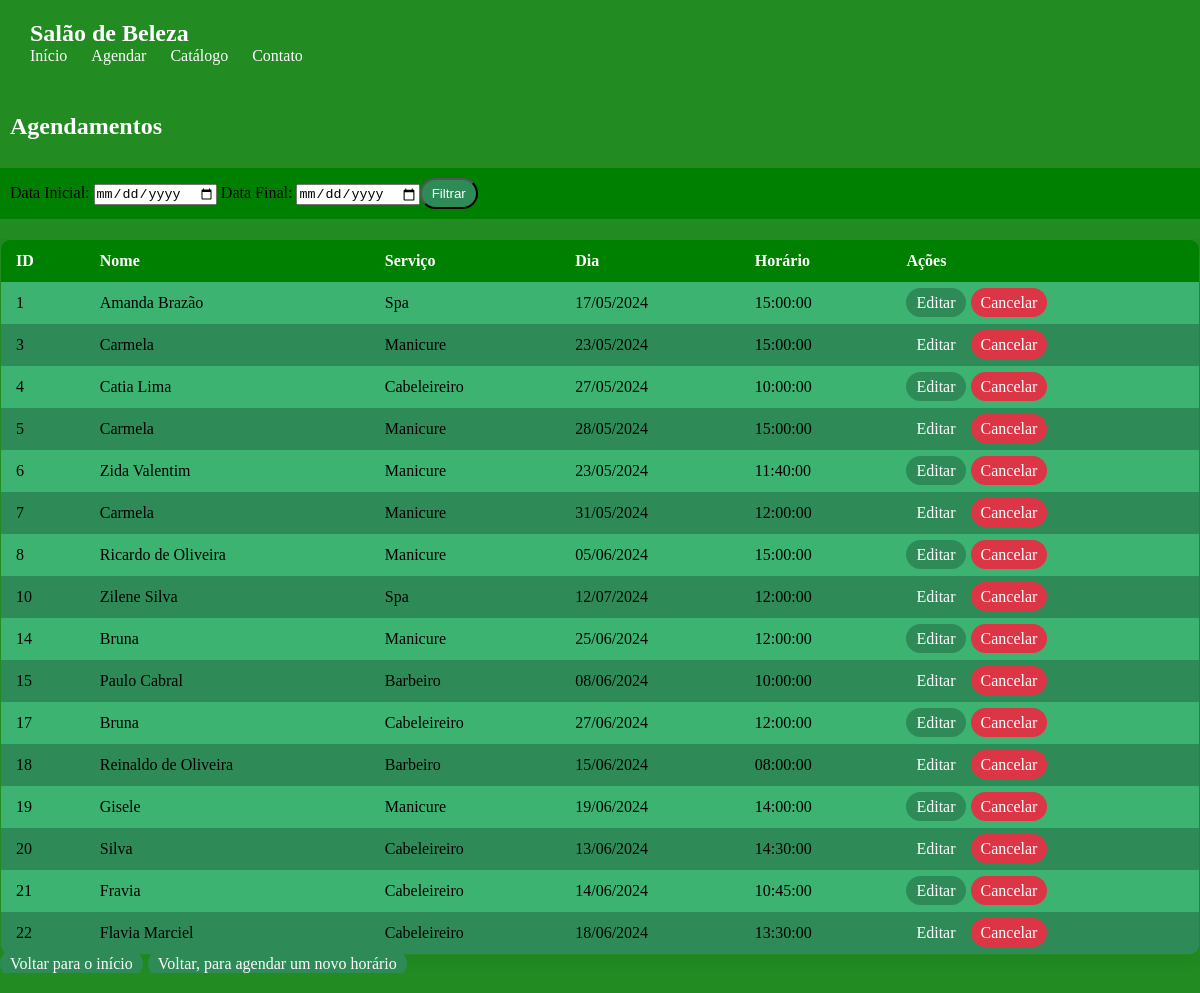
/most.php, run on an earlier commit of the app's database.
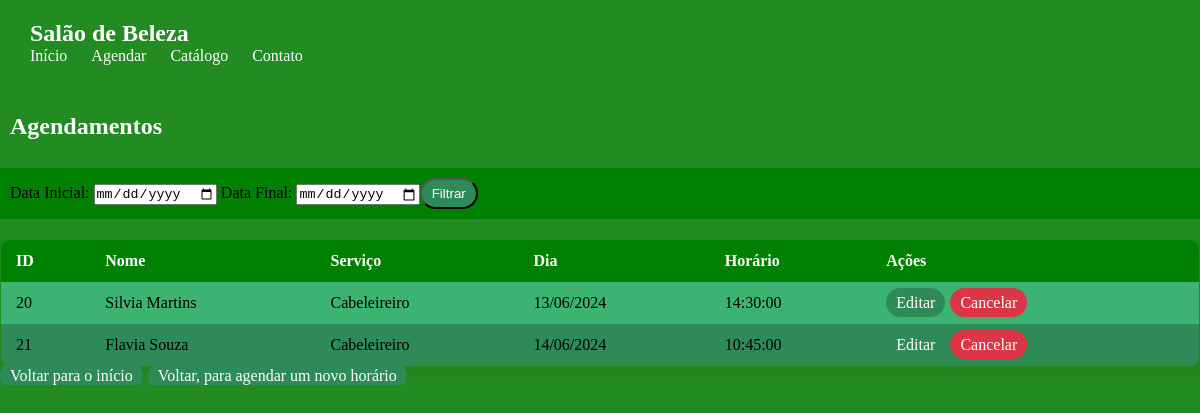
And on a later commit of the database.
### tables this page shows
CREATE TABLE `cliente` (
  `id` int(11) NOT NULL,
  `Nome` varchar(255) NOT NULL,
  `Telefone` varchar(15) NOT NULL,
  `Email` varchar(255) NOT NULL,
  `Servico` enum('Barbeiro','Cabeleireiro','Manicure','Spa') NOT NULL,
  `Dia` date NOT NULL,
  `Horario` time NOT NULL,
  `Senha` varchar(255) NOT NULL,
  `Valor` decimal(10,2) DEFAULT NULL,
  `Descricao` text DEFAULT NULL,
  `status_atendimento_id` int(11) DEFAULT NULL
);

### most.php (the view, shortened to what this page needs)
<!DOCTYPE html>
<html lang="pt-br">
<head>
</head>
<body>
<header>
        <div class="abeçario">
            <h1>Salão de Beleza</h1>
            <nav>
            <ul>
                    <li><a href="index.php">Início</a></li>
                    <li><a href="agend.php">Agendar</a></li>
                    <li><a href="catalogo.php">Catálogo</a></li>
                    <li><a href="contato.php">Contato</a></li>
            </ul>
            </nav>
        </div>
    </header>
    <br>
</body>
</html>
<?php
include_once('config.php');
if ($_SERVER["REQUEST_METHOD"] == "POST") {
    $data_inicio = $_POST['data_inicio'];
    $data_fim = $_POST['data_fim'];
    $query = "SELECT * FROM cliente WHERE status_atendimento_id IS NULL AND Dia BETWEEN '$data_inicio' AND '$data_fim'";
} else {
    $query = "SELECT * FROM cliente WHERE status_atendimento_id IS NULL";
}
$result = mysqli_query($conexao, $query);
if(mysqli_num_rows($result) > 0) {
        echo "<h2 style='background-color: #228B22; padding: 10px; color: #fff;'>Agendamentos</h2></br>";
        echo "<form action='".$_SERVER['PHP_SELF']."' method='post' class='filter-form'>";
        echo "<label for='data_inicio'>Data Inicial: </label>";
        echo "<input type='date' id='data_inicio' name='data_inicio'>";
        echo "<label for='data_fim'>  Data Final: </label>";
        echo "<input type='date' id='data_fim' name='data_fim'>";
        echo "<button type='submit' class='return-btn'>Filtrar</button>";
        echo "</form>";
    echo "<div class='box'>";
    echo "<div class='table-container'>";
    echo "<table class='styled-table'>";
    echo "<thead><tr><th>ID</th><th>Nome</th><th>Serviço</th><th>Dia</th><th>Horário</th><th>Ações</th></tr></thead>";
    echo "<tbody>";
    $count = 0;
    while($row = mysqli_fetch_assoc($result)) {
        $count++;
        $color_class = $count % 2 == 0 ? 'even-row' : 'odd-row';
        echo "<tr class='$color_class'>";
        echo "<td>".$row['id']."</td>";
        echo "<td>".$row['Nome']."</td>";
        echo "<td>".$row['Servico']."</td>";
        echo "<td>".date('d/m/Y', strtotime($row['Dia']))."</td>";
        echo "<td>".$row['Horario']."</td>";
        echo "<td><a class='edit-btn' href='agend_edit.php?id=".$row['id']."'>Editar</a><a class='delete-btn' href='agend_cancelar.php?id=".$row['id']."'>Cancelar</a></td>";
        echo "</tr>";
    }
    echo "</tbody>";
    echo "</table>";
    echo "<a class='return-btn' href='index.php'>Voltar para o início</a>";
    echo "<a class='return-btn' href='agend.php'>Voltar, para agendar um novo horário</a>";
    echo "</div>";
    echo "</div>";
} else {
    echo "<p>Nenhum agendamento encontrado.</p>";
}
?>

What changed in the data, as far as the page shows it:
removed cliente: id "1", Nome "Amanda Brazão", Servico "Spa", Dia "17/05/2024", Horario "15:00:00"
no longer on this page (row edited): cliente: id "3", Nome "Carmela", Servico "Manicure", Dia "23/05/2024", Horario "15:00:00"
no longer on this page (row edited): cliente: id "4", Nome "Catia Lima", Servico "Cabeleireiro", Dia "27/05/2024", Horario "10:00:00"
no longer on this page (row edited): cliente: id "5", Nome "Carmela", Servico "Manicure", Dia "28/05/2024", Horario "15:00:00"
no longer on this page (row edited): cliente: id "6", Nome "Zida Valentim", Servico "Manicure", Dia "23/05/2024", Horario "11:40:00"
no longer on this page (row edited): cliente: id "7", Nome "Carmela", Servico "Manicure", Dia "31/05/2024", Horario "12:00:00"
no longer on this page (row edited): cliente: id "8", Nome "Ricardo de Oliveira", Servico "Manicure", Dia "05/06/2024", Horario "15:00:00"
no longer on this page (row edited): cliente: id "10", Nome "Zilene Silva", Servico "Spa", Dia "12/07/2024", Horario "12:00:00"
no longer on this page (row edited): cliente: id "14", Nome "Bruna", Servico "Manicure", Dia "25/06/2024", Horario "12:00:00"
no longer on this page (row edited): cliente: id "15", Nome "Paulo Cabral", Servico "Barbeiro", Dia "08/06/2024", Horario "10:00:00"
no longer on this page (row edited): cliente: id "17", Nome "Bruna", Servico "Cabeleireiro", Dia "27/06/2024", Horario "12:00:00"
no longer on this page (row edited): cliente: id "18", Nome "Reinaldo de Oliveira", Servico "Barbeiro", Dia "15/06/2024", Horario "08:00:00"
no longer on this page (row edited): cliente: id "19", Nome "Gisele", Servico "Manicure", Dia "19/06/2024", Horario "14:00:00"
no longer on this page (row edited): cliente: id "22", Nome "Flavia Marciel", Servico "Cabeleireiro", Dia "18/06/2024", Horario "13:30:00"
changed cliente id 20: Nome "Silva" → "Silvia Martins"
changed cliente id 21: Nome "Fravia" → "Flavia Souza"
